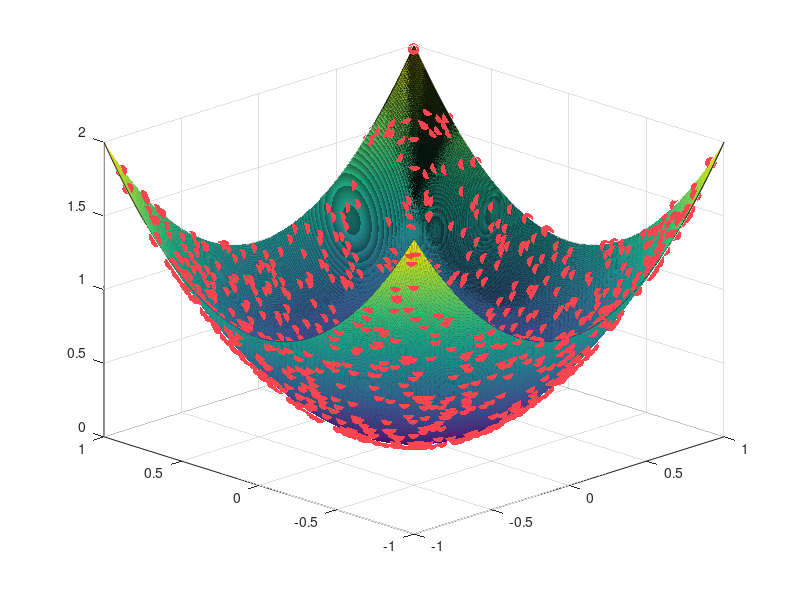

Here is the MATLAB script that generated this plot: (Note: this script raises an error after producing the figure.)
% -------------------------------------------------------------------------
% Neural Networks
%
% TBD
%
% Sigmoid activation function
%
% This script accompanies Section 3.2 of Computational Methods for
% Dynamical Systems. 
%
% Author: Jason J. Bramburger
% -------------------------------------------------------------------------

% Clean workspace
clear all; close all; clc

%% Initializations

% Network parameters
lr = 0.1;
n = 100; % hidden layer width

% Parameter initializations
w1 = rand(n,2);
w2 = rand(1,n);
b = zeros(n,1);

% Training data generation
    % To reproduce the example from the text load nn_data.mat
% load nn_data.mat
k = 1000;
x = 2*rand(2,k) - 1; % x is in R^2
y = dot(x,x); % y = x1^2 + x2^2

% Plot training data points
[x1p, x2p] = meshgrid(linspace(-1,1,1000),linspace(-1,1,1000));
figure(1)
hold on
view(-45,25)
surf(x1p,x2p,x1p.^2 + x2p.^2)
plot3(x(1,:),x(2,:),y,'.','Color',[1 69/255 79/255],'MarkerSize',25)
grid on
alpha 0.6
shading interp
colormap gray
xlabel('$x_1$','Interpreter','Latex')
ylabel('$x_2$','Interpreter','Latex')
zlabel('$y$','Interpreter','Latex')
set(gca,'FontSize',16)

%% Network training

% Number of gradient descent iterations
steps = 1e5;

% Initial loss
layer1 = ( 1./( 1 + exp(1).^(-w1*x - repmat(b,1,k)) ) );
network = w2*layer1;
loss(1) = (1/k)*norm(y - network)^2;

fprintf('step: 0 ----> loss %12.8f\n',0,loss(1));

% Gradient descent
for s = 1:steps
  
    % Compute gradients
     % Network gradients
    dgdw2 = layer1;
    dgdw1_1 = w2'.*layer1.*(1 - layer1).*x(1,:);
    dgdw1_2 = w2'.*layer1.*(1 - layer1).*x(2,:);
    dgdb = w2'.*layer1.*(1 - layer1);
    
     % Loss gradients
    dLdw2 = -(2/k)*dgdw2*(y - network)';
    dLdw1 = [-(2/k)*dgdw1_1*(y - network)' -(2/k)*dgdw1_2*(y - network)'];
    dLdb = -(2/k)*dgdb*(y - network)';
    
    % Updates
    b = b - lr*dLdb;
    w1 = w1 - lr*dLdw1;
    w2 = w2 - lr*dLdw2';
    
    % Compute new loss value
    layer1 = ( 1./( 1 + exp(1).^(-w1*x - repmat(b,1,k)) ) );
    network = w2*layer1;
    loss(s+1) = (1/k)*norm(y - network)^2;
    
    % Print loss
    fprintf('step: %12.0d ----> loss %12.8f\n',s+1,loss(s+1));
    
end

%% Plot Solution Surface

xspace = [x1p(:) x2p(:)]';
trainedNN =  w2*( 1./( 1 + exp(1).^(-w1*xspace - repmat(b,1,1000^2)) ) );
trainedNN = reshape(trainedNN,[1000 1000]);

figure(2)
hold on
view(-45,25)
surf(x1p,x2p,trainedNN)
%plot3(x(1,:),x(2,:),y,'.','Color',[1 69/255 79/255],'MarkerSize',25)
grid on
alpha 0.8
shading interp
colormap gray
xlabel('$x_1$','Interpreter','Latex')
ylabel('$x_2$','Interpreter','Latex')
zlabel('$y$','Interpreter','Latex')
set(gca,'FontSize',16)

%% Plot error

figure(3)
hold on
surf(x1p,x2p,abs(x1p.^2 + x2p.^2 - trainedNN))
plot3(x(1,:),x(2,:),y,'.','Color',[0.8 0.8 0.8],'MarkerSize',25)
view(0,90)
shading interp
colorbar
set(gca,'FontSize',16)
